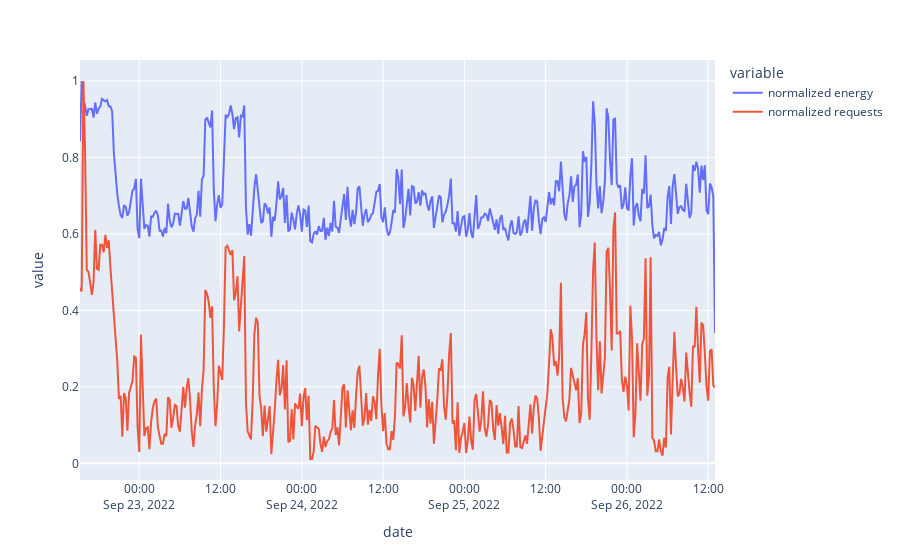

Here is the notebook cell this chart was saved with:
### Markdown cell above
### Plotting normalized values

### Code cell
alllogdf.plot(x="date", y=["normalized energy", "normalized requests"], kind="line")

### Figure 1 — Plotly figure (JSON) as saved in the notebook; plotly's stock layout.template omitted (floating-point values rounded to 4 significant figures; data arrays with more than 128 entries replaced by an {"elided": "..."} marker saying what was removed)
{"data": [{"hovertemplate": "variable=normalized energy<br>date=%{x}<br>value=%{y}<extra></extra>", "legendgroup": "normalized energy", "line": {"color": "#636efa", "dash": "solid"}, "marker": {"symbol": "circle"}, "mode": "lines", "name": "normalized energy", "orientation": "v", "showlegend": true, "type": "scatter", "x": {"elided": "376 str values"}, "xaxis": "x", "y": {"elided": "376 float values"}, "yaxis": "y"}, {"hovertemplate": "variable=normalized requests<br>date=%{x}<br>value=%{y}<extra></extra>", "legendgroup": "normalized requests", "line": {"color": "#EF553B", "dash": "solid"}, "marker": {"symbol": "circle"}, "mode": "lines", "name": "normalized requests", "orientation": "v", "showlegend": true, "type": "scatter", "x": {"elided": "376 str values"}, "xaxis": "x", "y": {"elided": "376 float values"}, "yaxis": "y"}], "layout": {"legend": {"title": {"text": "variable"}, "tracegroupgap": 0}, "margin": {"t": 60}, "xaxis": {"anchor": "y", "domain": [0, 1], "title": {"text": "date"}}, "yaxis": {"anchor": "x", "domain": [0, 1], "title": {"text": "value"}}}}
